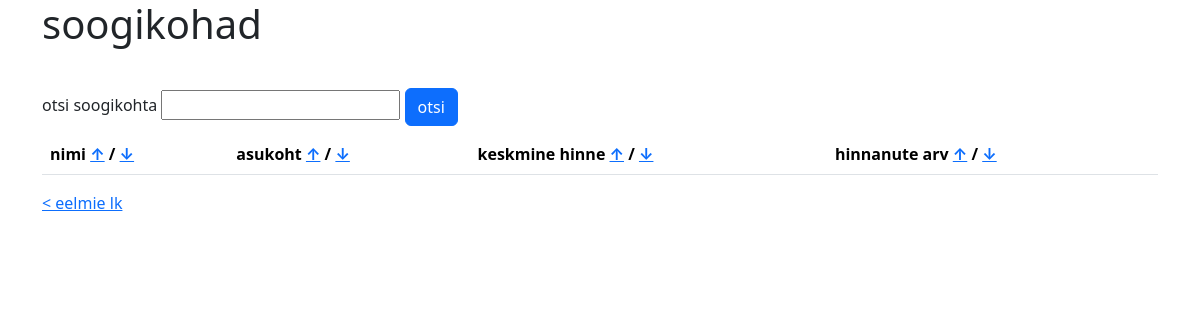
Page /?lehekylg=2 on the earlier database version.
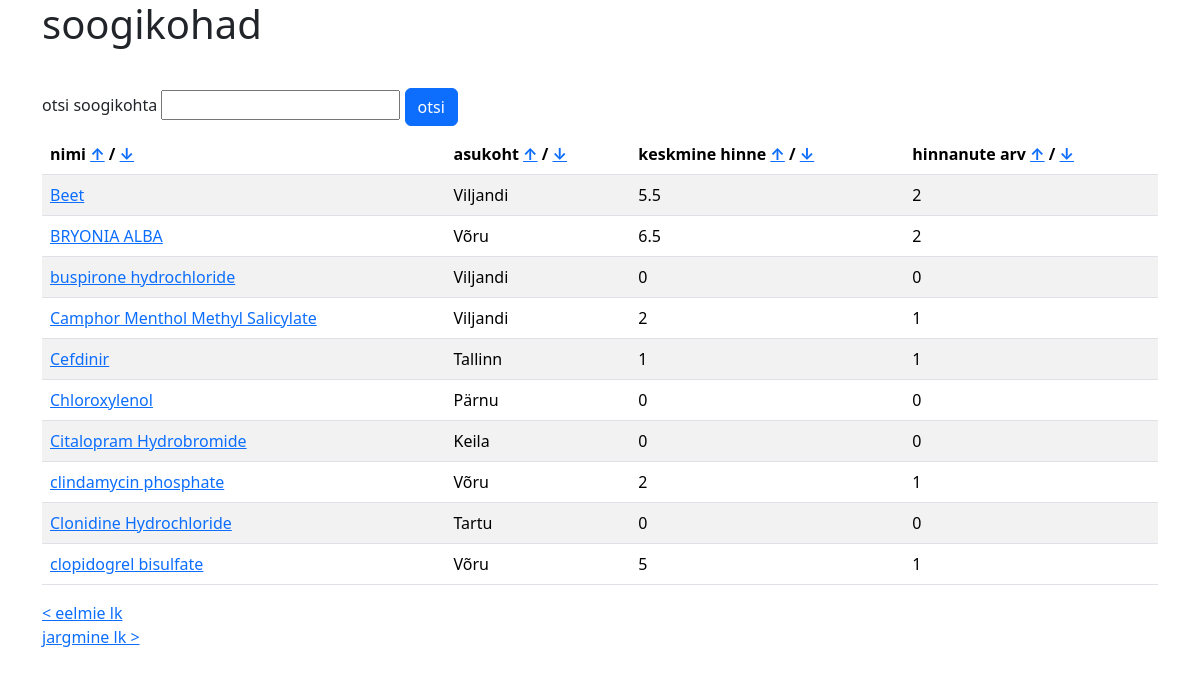
Same page on the later database version.
### tables this page shows
CREATE TABLE `kohad` (
  `id` int(255) NOT NULL,
  `nimi` varchar(255) NOT NULL,
  `asukoht` varchar(255) NOT NULL,
  `keskmine_hinne` float NOT NULL,
  `hinnanute_arv` int(255) NOT NULL,
  `tyyp` varchar(255) NOT NULL
);

### index.php (the view, shortened to what this page needs)
<?php include ("config.php"); session_start(); ?>
<!DOCTYPE html>
<html lang="et">
<head>
    <link
        href="https://cdn.jsdelivr.net/npm/bootstrap@5.3.2/dist/css/bootstrap.min.css" rel="stylesheet"
    >
</head>
<body>
    <div class="container">
        <h1>soogikohad</h1>
        <br>
        <form method="get">
            <label for="otsi">otsi soogikohta</label>
            <input type="text" name="otsi" id="otsi">
            <input type="submit" class="btn btn-primary my-2" value="otsi">
        </form>
        <table class="table table-striped">
            <thead>
                <tr>
                    <th scope="col">nimi <a href="?sort=nimi&order=asc">↑</a> / <a href="?sort=nimi&order=desc">↓</a></th>
                    <th scope="col">asukoht <a href="?sort=asukoht&order=asc">↑</a> / <a href="?sort=asukoht&order=desc">↓</a></th>
                    <th scope="col">keskmine hinne <a href="?sort=keskmine_hinne&order=asc">↑</a> / <a href="?sort=keskmine_hinne&order=desc">↓</a></th>
                    <th scope="col">hinnanute arv <a href="?sort=hinnanute_arv&order=asc">↑</a> / <a href="?sort=hinnanute_arv&order=desc">↓</a></th>
                </tr>
            </thead>
            <tbody>
                <?php
                $lehesuur = 10;
                if (isset($_GET['lehekylg'])) {
                    $lehekylg = $_GET['lehekylg'];
                } else {
                    $lehekylg = 1;
                }
                $start = ($lehekylg-1) * $lehesuur;
                $sort = isset($_GET['sort']) ? $_GET['sort'] : 'nimi';
                $order = isset($_GET['order']) ? $_GET['order'] : 'asc';
                $otsi = isset($_GET['otsi']) ? $_GET['otsi'] : '';
                $otsisql = $otsi ? "WHERE nimi LIKE '%$otsi%'" : '';
                $sqlparing1 = "SELECT * FROM kohad $otsisql ORDER BY $sort $order LIMIT $start, $lehesuur";
                $result = $yhendus -> query($sqlparing1);
                if ($result -> num_rows > 0){
                    while ($row = $result -> fetch_assoc()){
                        $id = $row['id'];
                        $hinnanutearvparing = "SELECT COUNT(*) as hinnanute_arv FROM hinnangud WHERE id_koht = '$id'";
                        $Hvastus = $yhendus -> query($hinnanutearvparing);
                        $hinnanuteArv = $Hvastus -> fetch_assoc()['hinnanute_arv'];
                        $Khinneparing = "SELECT AVG(hinnang) as keskmine_hinne FROM hinnangud WHERE id_koht = '$id'";
                        $Khinnevastus = $yhendus ->  query($Khinneparing);
                        $Khinne = $Khinnevastus -> fetch_assoc()['keskmine_hinne'];
                        ?>
                        <tr>
                            <td><a href="hinnang.php?koht= <?php echo urlencode($id); ?> "> <?php echo $row["nimi"]; ?> </a></td>
                            <td> <?php echo $row["asukoht"]; ?> </td>
                            <td> <?php echo round($Khinne, 1);?> </td>
                            <td> <?php echo $hinnanuteArv; ?> </td>
                        </tr>
                        <?php
                    }
                }
                ?>
            </tbody>
        </table>
        <?php
        $eelminelehekylg = $lehekylg - 1;
        $jargminelehekylg = $lehekylg + 1;
        if ($eelminelehekylg > 0) {
            echo "<a href='?lehekylg=$eelminelehekylg'>&lt; eelmie lk</a>";
        }
        if ($result->num_rows == $lehesuur) {
            echo "<a href='?lehekylg=$jargminelehekylg'><br> jargmine lk &gt;</a>";
        }
        ?>
    </div>
    </body>
</html>

Differences in the rows shown:
added kohad: nimi "Beet", asukoht "Viljandi", Khinne "5.5", hinnanuteArv "2"
added kohad: nimi "BRYONIA ALBA", asukoht "Võru", Khinne "6.5", hinnanuteArv "2"
added kohad: nimi "buspirone hydrochloride", asukoht "Viljandi", Khinne "0", hinnanuteArv "0"
added kohad: nimi "Camphor Menthol Methyl Salicylate", asukoht "Viljandi", Khinne "2", hinnanuteArv "1"
added kohad: nimi "Cefdinir", asukoht "Tallinn", Khinne "1", hinnanuteArv "1"
added kohad: nimi "Chloroxylenol", asukoht "Pärnu", Khinne "0", hinnanuteArv "0"
added kohad: nimi "Citalopram Hydrobromide", asukoht "Keila", Khinne "0", hinnanuteArv "0"
added kohad: nimi "clindamycin phosphate", asukoht "Võru", Khinne "2", hinnanuteArv "1"
added kohad: nimi "Clonidine Hydrochloride", asukoht "Tartu", Khinne "0", hinnanuteArv "0"
added kohad: nimi "clopidogrel bisulfate", asukoht "Võru", Khinne "5", hinnanuteArv "1"
Other differences:
text now shown: "jargmine lk >"
